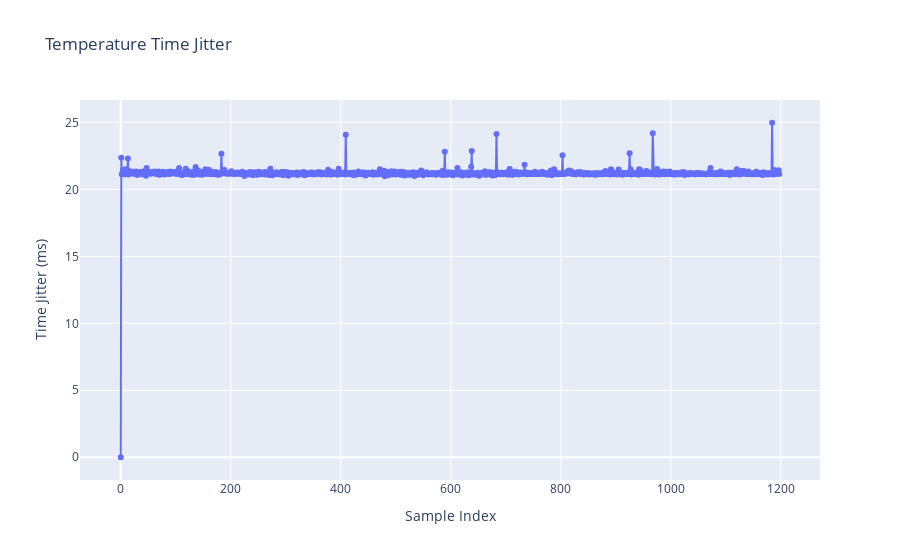

Source (notebook cell):
### Code cell
# compute time jitter in seconds
df['time_jitter'] = df['timestamp_ns'].diff() / 1e6    
df['time_jitter'].fillna(0, inplace=True)
print("\nFirst few rows with time_jitter:")

# plot time jitter
fig = go.Figure()
fig.add_trace(go.Scatter(x=df.index, y=df['time_jitter'], mode='lines+markers', name='Time Jitter (s)'))
fig.update_layout(title='Temperature Time Jitter', xaxis_title='Sample Index', yaxis_title='Time Jitter (ms)')
fig.show()

### Figure 1 — Plotly figure (JSON) as saved in the notebook; plotly's stock layout.template omitted (floating-point values rounded to 4 significant figures; data arrays with more than 128 entries replaced by an {"elided": "..."} marker saying what was removed)
{"data": [{"mode": "lines+markers", "name": "Time Jitter (s)", "type": "scatter", "x": {"elided": "1198 int values"}, "y": {"elided": "1198 float values"}}], "layout": {"title": {"text": "Temperature Time Jitter"}, "xaxis": {"title": {"text": "Sample Index"}}, "yaxis": {"title": {"text": "Time Jitter (ms)"}}}}
